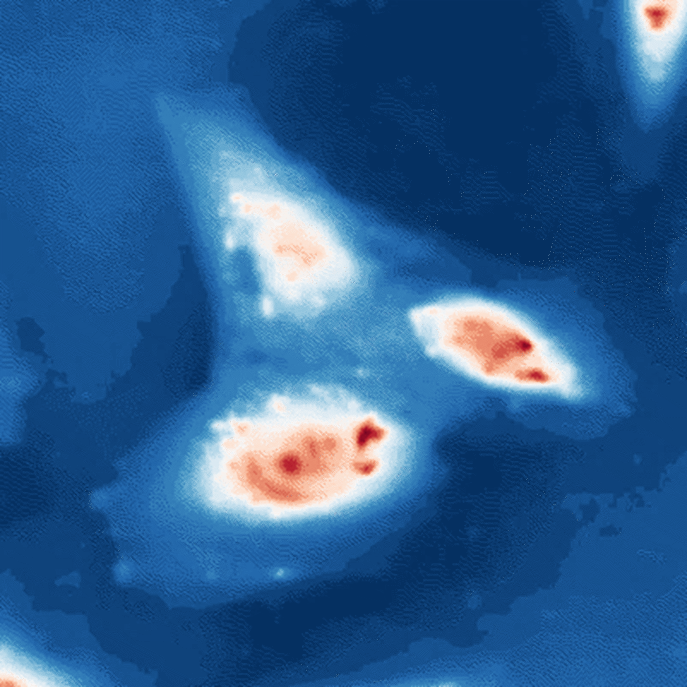
%> input picture Data/Example4.png, 1374 x 1374 px (shown at 1/2 size)
$ octave Example4.m   (GNU Octave 9; MATLAB toolbox functions it lacks are replaced by stand-ins)
%> lines starting %> are read from the running program, lines starting %| are printed output that depends on the picture; in (x1, y1, x2, y2) boxes, pixels count from 0 and x2, y2 are one past the last pixel; in counts of white or black regions, pixels touching at a corner belong together; the program's own positions count from 1
### PhaseCut.m
function [cellImg,objInfo,labcellmask,labseedmask] = PhaseCut(QPI,pixsz)
%% User-defined parameters
Opt_clearborder = true;
phasThrs = 0.07;        % rad; Phase threshold for masking
SizeRange = [35 3.5e5]; % um sq; S
DenoiseFactor = 5;      % a.u.
MaskMargin = 20;        % um
CellPhThres = 0.1;      % rad, Cell phase threshold

%% Stage 1: Thresholding
% ===== QPI Thresholding
phCellThres = QPI > phasThrs;
phcell = bwconncomp(phCellThres);
sz = cellfun(@length, phcell.PixelIdxList) .* (pixsz^2);
szcrit = (sz > SizeRange(1)) & (sz < SizeRange(2));
labelcell = labelmatrix(phcell);
cellIdx = find(szcrit);
phCellMask = ismember(labelcell,cellIdx);

% ===== Texture Thresholding
igDMap = imgradient(imgradient(imgaussfilt(QPI,DenoiseFactor),'sobel')/pixsz,'sobel')/pixsz.^(1/4);

fbDMap = fibermetric(igDMap);
dicCellMask1 = (fbDMap>0.05); % thresholding of rough structure
dicCellMask2 = imdilate(dicCellMask1,strel("disk",10));
dicCellMask3 = imerode(dicCellMask2,strel("disk",5));
dicCellMask4 = bwareaopen(dicCellMask3,2000);
dicCellMask = imcomplement(bwareaopen(imcomplement(dicCellMask4),2000)); % Fill the holes

% ===== Construct Composite mask
complxMask = cat(3, dicCellMask,phCellMask);
cellMask = sum(complxMask,3) >= 1;

%% Stage 2: QPI-based Watershed
temp = bwconncomp(cellMask); fprintf('Watershed breaks %d objects into ', temp.NumObjects);
cellMask = watershedcmask(QPI,cellMask);
temp = bwconncomp(cellMask); fprintf('%d objects\n', temp.NumObjects); temp = [];
if Opt_clearborder
    cellMask = imclearborder(cellMask);
end
% - Construct objInfo
objInfo = masklabel(cellMask,complxMask);
szthres = SizeRange / (pixsz^2);
mskmargin = floor(MaskMargin/pixsz);

% ===== Object filtering
% - Define size criteria
szCrit = int8(zeros(1,objInfo.NumObjects));
szCrit(objInfo.mskobjsz < szthres(1)) = -1;
szCrit(objInfo.mskobjsz > szthres(2) & objInfo.mskRatio < 1) = 1;
% - Define mask layer criteria
mlCrit = objInfo.mskRatio > 0.1;
% - Define phase value criterium
objInfo.maxPh = cellfun(@(x) max(QPI(x)), objInfo.PixelIdxList);
phCrit = objInfo.maxPh > CellPhThres;
% - Combine criteria
isSel = (szCrit==0) & mlCrit & phCrit;
% - Report number of removal
fprintf('Out of size range: %d, Not supported by >1 masks: %d, Max QP value <%.2f: %d. Total screened away: %d/%d\n', sum(szCrit~=0), sum(mlCrit==0), CellPhThres, sum(phCrit==0), sum(isSel==0), objInfo.NumObjects);
% - Apply criteria and update the object info
objInfo.PixelIdxList = objInfo.PixelIdxList(isSel);
objInfo.mskrange = objInfo.mskrange(isSel,:);
objInfo.mskcen = objInfo.mskcen(isSel,:);
objInfo.mskobjsz = objInfo.mskobjsz(isSel);
objInfo.mskn = objInfo.mskn(isSel);
objInfo.NumObjects = sum(isSel);

%% Stage 3: Edge Aware Active Contour Refining
% ===== Organize objects into structs
% - Convert to label matrix
objlabelmat = labelmatrix(objInfo);
% - Define constants for masking
tempscale.unit_x = pixsz;
% -  Crop and oragnize
cellini = cell(objInfo.NumObjects,1);
[crpcurobjmsk, crpComplxMsk, cellImg, cellObj, seedObj, crpCoor] = deal(cellini); clear cellini
disptxt = sprintf('Croppping individual cell: Cell 0000/0000'); fprintf(disptxt);
for obj_i = 1:objInfo.NumObjects
    if rand < 0.1 || (obj_i == objInfo.NumObjects)
        fprintf(repmat('\b',1,length(disptxt)));
        disptxt = sprintf('Croppping individual cell: Cell %04d/%04d',obj_i,objInfo.NumObjects); fprintf(disptxt);
    end
    % - Crop to the cell
    curseedmsk = objlabelmat == obj_i; % Confine to a seed
    crpCoor{obj_i} = objInfo.mskrange(obj_i,:) + [-mskmargin, mskmargin, -mskmargin, mskmargin]; % Crop coordinates
    % - Check if any of the coordinates exceed the range
    if crpCoor{obj_i}(1) < 1; crpCoor{obj_i}(1)=1; end
    if crpCoor{obj_i}(3) < 1; crpCoor{obj_i}(3)=1; end
    if crpCoor{obj_i}(2) > size(curseedmsk,1); crpCoor{obj_i}(2) = size(curseedmsk,1); end
    if crpCoor{obj_i}(4) > size(curseedmsk,2); crpCoor{obj_i}(4) = size(curseedmsk,2); end
    crpcurobjmsk{obj_i} = curseedmsk(crpCoor{obj_i}(1):crpCoor{obj_i}(2), crpCoor{obj_i}(3):crpCoor{obj_i}(4)); % Crop out the mask
    crpComplxMsk{obj_i} = complxMask(crpCoor{obj_i}(1):crpCoor{obj_i}(2), crpCoor{obj_i}(3):crpCoor{obj_i}(4), :);

    cellImg{obj_i}.QP = QPI(crpCoor{obj_i}(1):crpCoor{obj_i}(2), crpCoor{obj_i}(3):crpCoor{obj_i}(4));
    cellImg{obj_i}.CM = crpComplxMsk{obj_i};
    cellImg{obj_i}.pixsz = tempscale.unit_x;
    cellImg{obj_i}.imgsz = tempscale.unit_x*size(cellImg{obj_i}.QP);
end
fprintf('\n');

% ===== Boundary refinement loop
isEmptyObj = zeros(objInfo.NumObjects,1);
objPixList = objInfo.PixelIdxList;
wImgSz = objInfo.ImageSize;
% - Update progress mechanism
dataQ = parallel.pool.DataQueue;
fprintf('Single-cell segmentation and analysis..\n');dispProgress(0,objInfo.NumObjects); %Initialize
afterEach(dataQ, @dispProgress);
objtimer = tic;
% parfor (obj_i = 1:objInfo.NumObjects) % parfor
for obj_i = 1:objInfo.NumObjects
    warning('off');
    % ===== Segmentation refining
    cellImg{obj_i}.cmsk = cellMaskRefine(cellImg{obj_i},crpcurobjmsk{obj_i});
    cellImg{obj_i}.smsk = cellImg{obj_i}.cmsk & cellImg{obj_i}.CM(:,:,2);

    % ===== Fill up in the object array
    if sum(cellImg{obj_i}.cmsk,'all')==0
        isEmptyObj(obj_i) = 1;
        objPixList{obj_i} = 0;
    else
        % --- Fill in the cellObj and seedObj arrays
        cellObj{obj_i} = bwconncomp(cellImg{obj_i}.cmsk);
        seedObj{obj_i} = bwconncomp(cellImg{obj_i}.smsk);
        % --- Update the objInfo array
        [msky,mskx] = ind2sub(cellObj{obj_i}.ImageSize,cellObj{obj_i}.PixelIdxList{1});
        msky = msky + crpCoor{obj_i}(1)-1; mskx = mskx + crpCoor{obj_i}(3)-1;
        objPixList{obj_i} = sub2ind(wImgSz,msky,mskx);
    end

    % ----- Update progress
    send(dataQ,toc(objtimer));
end

% ===== Final screening
% - Pre-fill overlap map for checking overlapped cells
[~, ~, pixOvlapMap1] = fillLabelMask(objInfo,cellObj,seedObj,crpCoor);
ovlap_prop = zeros(objInfo.NumObjects,1); ObjSz = objInfo.mskobjsz;
ovlappix_idx = find(pixOvlapMap1>1);
% - Check overlapped proportion in each object
for obj_i = 1:objInfo.NumObjects
    ovlap_prop(obj_i) = sum(ismember(objPixList{obj_i},ovlappix_idx))/ObjSz(obj_i);
end
isOverlap = ovlap_prop > 0.7;
fprintf('\nScreen: Empty %d, Highly-overlapped %d\n',sum(isEmptyObj),sum(isOverlap));

% ----- Remove the highly-overlapped cells
cellObj = cellObj(~isOverlap & ~isEmptyObj);
cellImg = cellImg(~isOverlap & ~isEmptyObj);
seedObj = seedObj(~isOverlap & ~isEmptyObj);
crpCoor = crpCoor(~isOverlap' & ~isEmptyObj');
objPixList = objPixList(~isOverlap & ~isEmptyObj);
% - Update objInfo
objInfo.NumObjects = sum(~isOverlap & ~isEmptyObj);
objInfo.PixelIdxList = objPixList;
objInfo = updateObjInfo(objInfo);

%% Fill up the label masks
[labcellmask, labseedmask, ~] = fillLabelMask(objInfo,cellObj,seedObj,crpCoor);

end

%% Misc. functions
% [16 lines left out: function dispProgress, not called in this run]

### Example4.m
addpath('PhaseCut\');
%% Load data to be segmented
InputImg = imread('Data\\Example4.png');
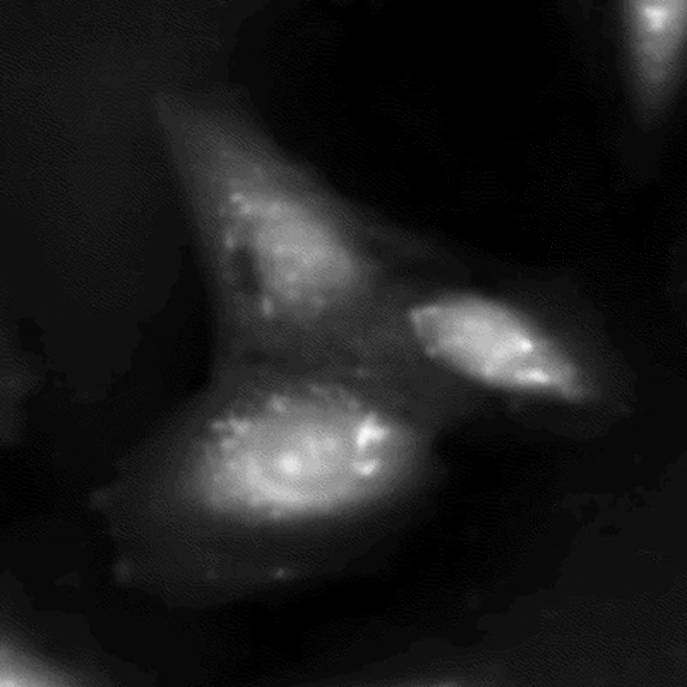
%> InputImg: size 1374x1374 uint8 (shown at 1/2 size); min 0, max 251, mean 27.7
QPIrange = [0 .35];
bitDepth = 8;
pixsz = 0.1207;
% ----- Convert the image back into array with QPI scale
QPI = imgaussfilt(single(InputImg)/(2^bitDepth-1)*range(QPIrange)+min(QPIrange),3);
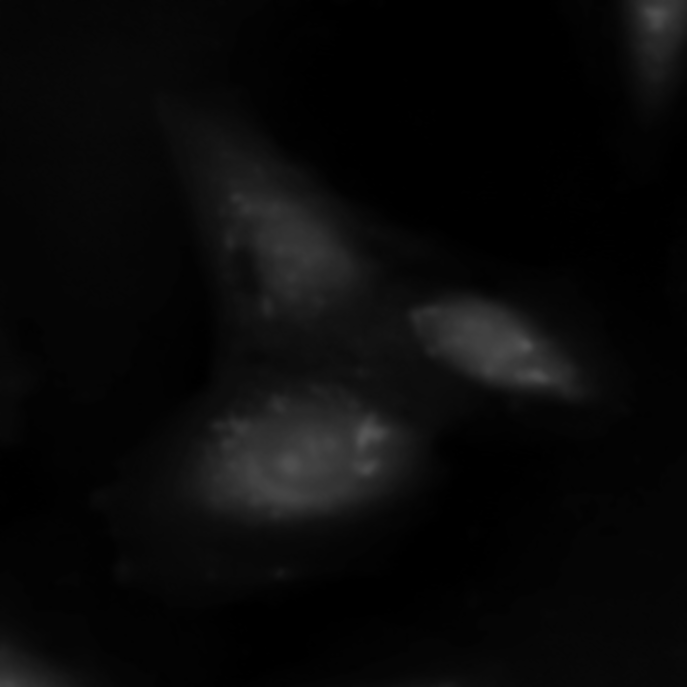
%> QPI: size 1374x1374 single (shown at 1/2 size); min 0, max 0.335, mean 0.038

%% Phase cut
tic
[cellImg,objInfo,labcellmask,labseedmask] = PhaseCut(QPI,pixsz);
%> in PhaseCut, `phCellThres = QPI > phasThrs;`:
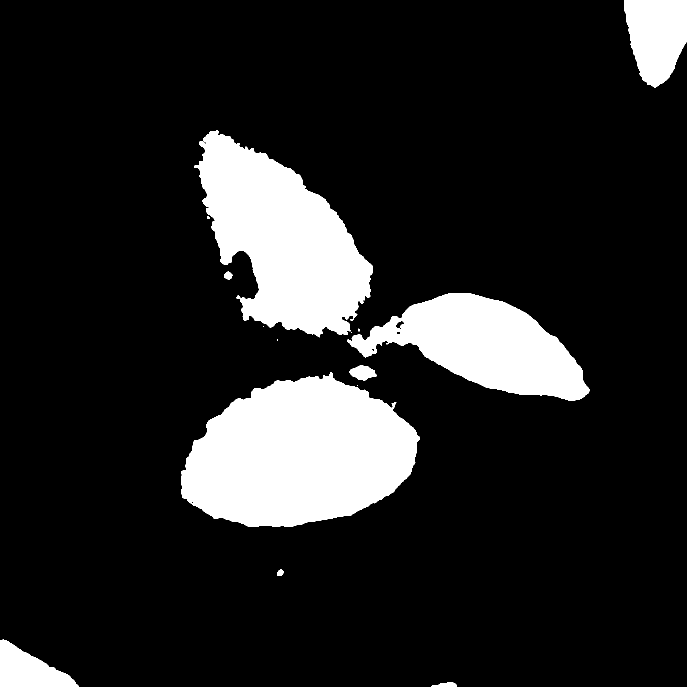
%> phCellThres: size 1374x1374 logical (shown at 1/2 size); 14.3% white; 15 white regions (5 under 20 px), largest, box (x1, y1, x2, y2) and area: (362, 744, 840, 1054) 105854, (388, 260, 746, 675) 82818, (694, 587, 1179, 802) 53918
%> in PhaseCut, `phcell = bwconncomp(phCellThres);`: phcell = 15 connected components
%> in PhaseCut, `sz = cellfun(@length, phcell.PixelIdxList) .* (pixsz^2);`: sz = [123.9 1542.1 1206.5 0.335 2.87 0.0291 0.0583 1.92 785.5 15.69 0.0291 0.0291 0.277 4.81 242.7]
%> in PhaseCut, `szcrit = (sz > SizeRange(1)) & (sz < SizeRange(2));`: szcrit = [true true true false false false false false true false false false false false true]
%> in PhaseCut, `labelcell = labelmatrix(phcell);`:
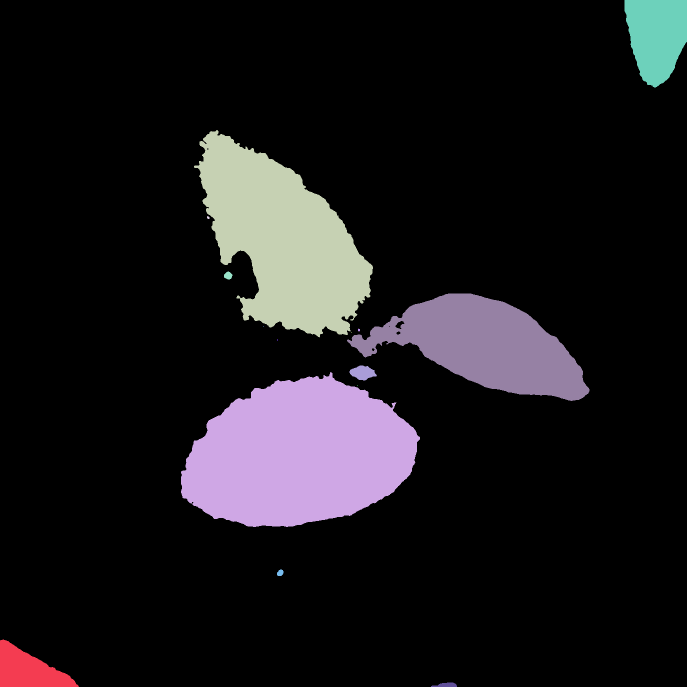
%> labelcell: size 1374x1374 uint8 (shown at 1/2 size); 16 distinct labels, from 0 to 15; one colour per label, 0 black
%> in PhaseCut, `cellIdx = find(szcrit);`: cellIdx = [1 2 3 9 15]
%> in PhaseCut, `phCellMask = ismember(labelcell,cellIdx);`: phCellMask: size 1374x1374 logical; 14.2% white; 5 white regions, box (x1, y1, x2, y2) and area: (362, 744, 840, 1054) 105854, (388, 260, 746, 675) 82818, (694, 587, 1179, 802) 53918, (1249, 0, 1374, 175) 16662, (0, 1279, 158, 1374) 8502
%> the run ends on the next line
